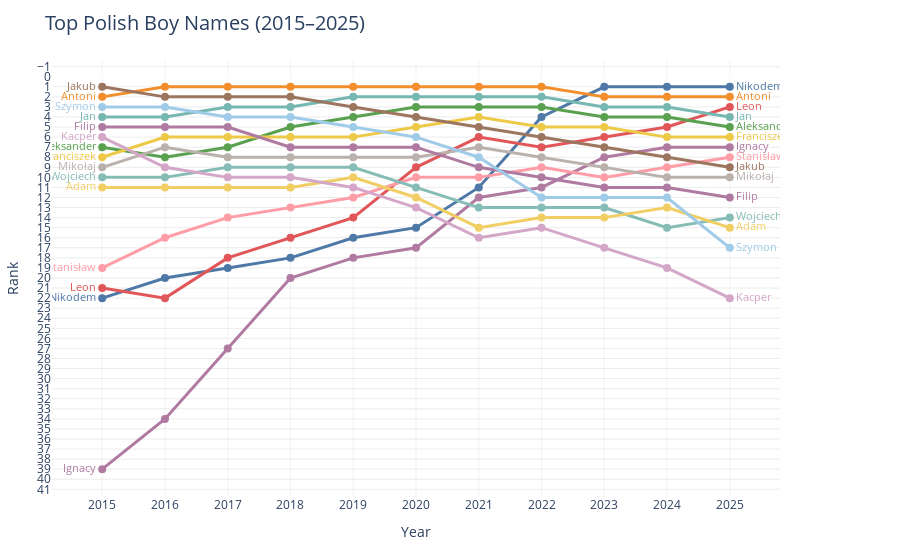
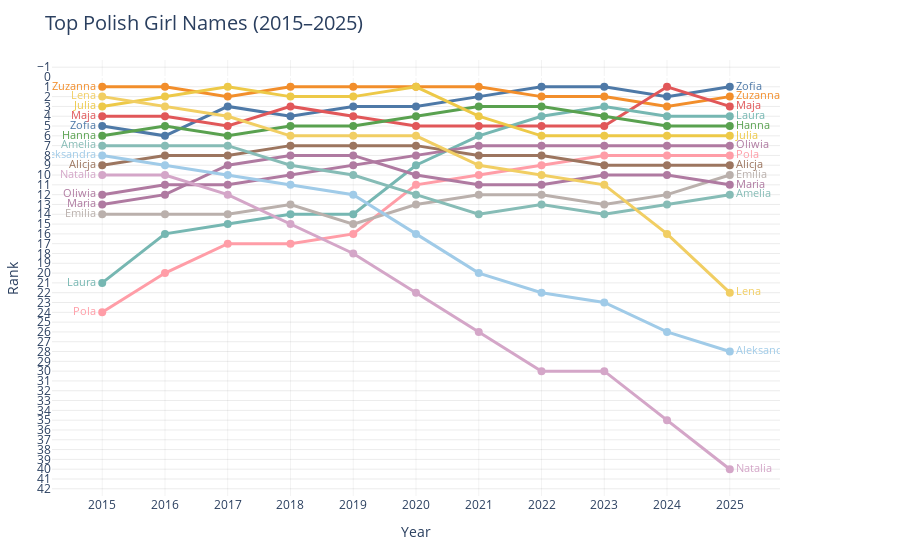

Notebook source saved alongside these figures, in order:
### Code cell
COLORS = [
    "#4e79a7", "#f28e2b", "#e15759", "#76b7b2", "#59a14f",
    "#edc948", "#b07aa1", "#ff9da7", "#9c755f", "#bab0ac",
    "#af7aa1", "#86bcb6", "#f1ce63", "#a0cbe8", "#d4a6c8",
    "#d37295", "#8cd17d", "#b6992d", "#499894", "#fabfd2",
]


def bump_chart(df_bump, sex, title):
    names_df = (
        df_bump.filter(pl.col("sex") == sex)
        .sort("year")
    )
    unique_names = (
        names_df.filter(pl.col("year") == DECADE_END)
        .sort("rank")
        .get_column("name")
        .to_list()
    )
    # Add names that aren't in the final year
    for n in names_df.get_column("name").unique().to_list():
        if n not in unique_names:
            unique_names.append(n)

    fig = go.Figure()

    for i, name in enumerate(unique_names):
        name_data = names_df.filter(pl.col("name") == name).sort("year")
        years = name_data.get_column("year").to_list()
        ranks = name_data.get_column("rank").to_list()
        counts = name_data.get_column("count").to_list()
        color = COLORS[i % len(COLORS)]

        fig.add_trace(go.Scatter(
            x=years, y=ranks,
            mode="lines+markers+text",
            name=name.title(),
            line=dict(color=color, width=3),
            marker=dict(size=8, color=color),
            text=[name.title() if yr in (DECADE_START, DECADE_END) else "" for yr in years],
            textposition=["middle left" if yr == DECADE_START else "middle right" for yr in years],
            textfont=dict(size=11, color=color),
            hovertemplate=f"<b>{name.title()}</b><br>Year: %{{x}}<br>Rank: %{{y}}<br>Count: %{{customdata}}<extra></extra>",
            customdata=counts,
        ))

    fig.update_layout(
        title=dict(text=title, font=dict(size=20)),
        xaxis=dict(
            title="Year", dtick=1, range=[DECADE_START - 0.8, DECADE_END + 0.8],
            gridcolor="rgba(0,0,0,0.05)",
        ),
        yaxis=dict(
            title="Rank", autorange="reversed", dtick=1,
            range=[0.3, TOP_N + 0.7],
            gridcolor="rgba(0,0,0,0.08)",
        ),
        showlegend=False,
        plot_bgcolor="white",
        height=550, width=900,
        margin=dict(l=50, r=120, t=60, b=50),
    )
    return fig


os.makedirs(REPORTS_DIR, exist_ok=True)

fig_male = bump_chart(df_bump, "MALE", "Top Polish Boy Names (2015–2025)")
fig_male.write_html(f"{REPORTS_DIR}/bump_chart_male.html")
fig_male.show()

fig_female = bump_chart(df_bump, "FEMALE", "Top Polish Girl Names (2015–2025)")
fig_female.write_html(f"{REPORTS_DIR}/bump_chart_female.html")
fig_female.show()

print(f"Saved bump charts to {REPORTS_DIR}/")

### Figure 1 — Plotly figure (JSON) as saved in the notebook; plotly's stock layout.template omitted (floating-point values rounded to 4 significant figures)
{"data": [{"customdata": [2990, 3328, 3536, 3575, 3932, 4171, 4596, 6155, 6532, 6388, 5772], "hovertemplate": "<b>Nikodem</b><br>Year: %{x}<br>Rank: %{y}<br>Count: %{customdata}<extra></extra>", "line": {"color": "#4e79a7", "width": 3}, "marker": {"color": "#4e79a7", "size": 8}, "mode": "lines+markers+text", "name": "Nikodem", "text": ["Nikodem", "", "", "", "", "", "", "", "", "", "Nikodem"], "textfont": {"color": "#4e79a7", "size": 11}, "textposition": ["middle left", "middle right", "middle right", "middle right", "middle right", "middle right", "middle right", "middle right", "middle right", "middle right", "middle right"], "type": "scatter", "x": [2015, 2016, 2017, 2018, 2019, 2020, 2021, 2022, 2023, 2024, 2025], "y": [22, 20, 19, 18, 16, 15, 11, 4, 1, 1, 1]}, {"customdata": [8332, 9518, 9989, 9329, 8550, 8368, 7821, 6670, 5663, 5404, 5253], "hovertemplate": "<b>Antoni</b><br>Year: %{x}<br>Rank: %{y}<br>Count: %{customdata}<extra></extra>", "line": {"color": "#f28e2b", "width": 3}, "marker": {"color": "#f28e2b", "size": 8}, "mode": "lines+markers+text", "name": "Antoni", "text": ["Antoni", "", "", "", "", "", "", "", "", "", "Antoni"], "textfont": {"color": "#f28e2b", "size": 11}, "textposition": ["middle left", "middle right", "middle right", "middle right", "middle right", "middle right", "middle right", "middle right", "middle right", "middle right", "middle right"], "type": "scatter", "x": [2015, 2016, 2017, 2018, 2019, 2020, 2021, 2022, 2023, 2024, 2025], "y": [2, 1, 1, 1, 1, 1, 1, 1, 2, 2, 2]}, {"customdata": [3033, 3183, 3635, 3885, 4345, 5018, 5296, 5091, 4916, 4669, 5079], "hovertemplate": "<b>Leon</b><br>Year: %{x}<br>Rank: %{y}<br>Count: %{customdata}<extra></extra>", "line": {"color": "#e15759", "width": 3}, "marker": {"color": "#e15759", "size": 8}, "mode": "lines+markers+text", "name": "Leon", "text": ["Leon", "", "", "", "", "", "", "", "", "", "Leon"], "textfont": {"color": "#e15759", "size": 11}, "textposition": ["middle left", "middle right", "middle right", "middle right", "middle right", "middle right", "middle right", "middle right", "middle right", "middle right", "middle right"], "type": "scatter", "x": [2015, 2016, 2017, 2018, 2019, 2020, 2021, 2022, 2023, 2024, 2025], "y": [21, 22, 18, 16, 14, 9, 6, 7, 6, 5, 3]}, {"customdata": [7607, 7865, 8712, 8457, 8032, 7658, 6975, 6341, 5638, 5277, 5054], "hovertemplate": "<b>Jan</b><br>Year: %{x}<br>Rank: %{y}<br>Count: %{customdata}<extra></extra>", "line": {"color": "#76b7b2", "width": 3}, "marker": {"color": "#76b7b2", "size": 8}, "mode": "lines+markers+text", "name": "Jan", "text": ["Jan", "", "", "", "", "", "", "", "", "", "Jan"], "textfont": {"color": "#76b7b2", "size": 11}, "textposition": ["middle left", "middle right", "middle right", "middle right", "middle right", "middle right", "middle right", "middle right", "middle right", "middle right", "middle right"], "type": "scatter", "x": [2015, 2016, 2017, 2018, 2019, 2020, 2021, 2022, 2023, 2024, 2025], "y": [4, 4, 3, 3, 2, 2, 2, 2, 3, 3, 4]}, {"customdata": [5800, 6451, 6968, 7324, 7432, 7165, 6919, 6201, 5625, 5170, 4687], "hovertemplate": "<b>Aleksander</b><br>Year: %{x}<br>Rank: %{y}<br>Count: %{customdata}<extra></extra>", "line": {"color": "#59a14f", "width": 3}, "marker": {"color": "#59a14f", "size": 8}, "mode": "lines+markers+text", "name": "Aleksander", "text": ["Aleksander", "", "", "", "", "", "", "", "", "", "Aleksander"], "textfont": {"color": "#59a14f", "size": 11}, "textposition": ["middle left", "middle right", "middle right", "middle right", "middle right", "middle right", "middle right", "middle right", "middle right", "middle right", "middle right"], "type": "scatter", "x": [2015, 2016, 2017, 2018, 2019, 2020, 2021, 2022, 2023, 2024, 2025], "y": [7, 8, 7, 5, 4, 3, 3, 3, 4, 4, 5]}, {"customdata": [5765, 6699, 7065, 7094, 6805, 7124, 6629, 5696, 4965, 4574, 4548], "hovertemplate": "<b>Franciszek</b><br>Year: %{x}<br>Rank: %{y}<br>Count: %{customdata}<extra></extra>", "line": {"color": "#edc948", "width": 3}, "marker": {"color": "#edc948", "size": 8}, "mode": "lines+markers+text", "name": "Franciszek", "text": ["Franciszek", "", "", "", "", "", "", "", "", "", "Franciszek"], "textfont": {"color": "#edc948", "size": 11}, "textposition": ["middle left", "middle right", "middle right", "middle right", "middle right", "middle right", "middle right", "middle right", "middle right", "middle right", "middle right"], "type": "scatter", "x": [2015, 2016, 2017, 2018, 2019, 2020, 2021, 2022, 2023, 2024, 2025], "y": [8, 6, 6, 6, 6, 5, 4, 5, 5, 6, 6]}, {"customdata": [1819, 2257, 2882, 3345, 3613, 3867, 4372, 4086, 4166, 4229, 4222], "hovertemplate": "<b>Ignacy</b><br>Year: %{x}<br>Rank: %{y}<br>Count: %{customdata}<extra></extra>", "line": {"color": "#b07aa1", "width": 3}, "marker": {"color": "#b07aa1", "size": 8}, "mode": "lines+markers+text", "name": "Ignacy", "text": ["Ignacy", "", "", "", "", "", "", "", "", "", "Ignacy"], "textfont": {"color": "#b07aa1", "size": 11}, "textposition": ["middle left", "middle right", "middle right", "middle right", "middle right", "middle right", "middle right", "middle right", "middle right", "middle right", "middle right"], "type": "scatter", "x": [2015, 2016, 2017, 2018, 2019, 2020, 2021, 2022, 2023, 2024, 2025], "y": [39, 34, 27, 20, 18, 17, 12, 11, 8, 7, 7]}, {"customdata": [3249, 3804, 4319, 4649, 4812, 4963, 4679, 4265, 3874, 3715, 3554], "hovertemplate": "<b>Stanisław</b><br>Year: %{x}<br>Rank: %{y}<br>Count: %{customdata}<extra></extra>", "line": {"color": "#ff9da7", "width": 3}, "marker": {"color": "#ff9da7", "size": 8}, "mode": "lines+markers+text", "name": "Stanisław", "text": ["Stanisław", "", "", "", "", "", "", "", "", "", "Stanisław"], "textfont": {"color": "#ff9da7", "size": 11}, "textposition": ["middle left", "middle right", "middle right", "middle right", "middle right", "middle right", "middle right", "middle right", "middle right", "middle right", "middle right"], "type": "scatter", "x": [2015, 2016, 2017, 2018, 2019, 2020, 2021, 2022, 2023, 2024, 2025], "y": [19, 16, 14, 13, 12, 10, 10, 9, 10, 9, 8]}, {"customdata": [9204, 9307, 9316, 8908, 7966, 7162, 6427, 5535, 4474, 3938, 3386], "hovertemplate": "<b>Jakub</b><br>Year: %{x}<br>Rank: %{y}<br>Count: %{customdata}<extra></extra>", "line": {"color": "#9c755f", "width": 3}, "marker": {"color": "#9c755f", "size": 8}, "mode": "lines+markers+text", "name": "Jakub", "text": ["Jakub", "", "", "", "", "", "", "", "", "", "Jakub"], "textfont": {"color": "#9c755f", "size": 11}, "textposition": ["middle left", "middle right", "middle right", "middle right", "middle right", "middle right", "middle right", "middle right", "middle right", "middle right", "middle right"], "type": "scatter", "x": [2015, 2016, 2017, 2018, 2019, 2020, 2021, 2022, 2023, 2024, 2025], "y": [1, 2, 2, 2, 3, 4, 5, 6, 7, 8, 9]}, {"customdata": [5655, 6530, 6576, 6008, 5786, 5368, 5205, 4499, 4081, 3644, 3215], "hovertemplate": "<b>Mikołaj</b><br>Year: %{x}<br>Rank: %{y}<br>Count: %{customdata}<extra></extra>", "line": {"color": "#bab0ac", "width": 3}, "marker": {"color": "#bab0ac", "size": 8}, "mode": "lines+markers+text", "name": "Mikołaj", "text": ["Mikołaj", "", "", "", "", "", "", "", "", "", "Mikołaj"], "textfont": {"color": "#bab0ac", "size": 11}, "textposition": ["middle left", "middle right", "middle right", "middle right", "middle right", "middle right", "middle right", "middle right", "middle right", "middle right", "middle right"], "type": "scatter", "x": [2015, 2016, 2017, 2018, 2019, 2020, 2021, 2022, 2023, 2024, 2025], "y": [9, 7, 8, 8, 8, 8, 7, 8, 9, 10, 10]}, {"customdata": [7235, 7046, 7150, 6407, 6169, 5474, 4884, 4107, 3506, 3097, 2663], "hovertemplate": "<b>Filip</b><br>Year: %{x}<br>Rank: %{y}<br>Count: %{customdata}<extra></extra>", "line": {"color": "#af7aa1", "width": 3}, "marker": {"color": "#af7aa1", "size": 8}, "mode": "lines+markers+text", "name": "Filip", "text": ["Filip", "", "", "", "", "", "", "", "", "", "Filip"], "textfont": {"color": "#af7aa1", "size": 11}, "textposition": ["middle left", "middle right", "middle right", "middle right", "middle right", "middle right", "middle right", "middle right", "middle right", "middle right", "middle right"], "type": "scatter", "x": [2015, 2016, 2017, 2018, 2019, 2020, 2021, 2022, 2023, 2024, 2025], "y": [5, 5, 5, 7, 7, 7, 9, 10, 11, 11, 12]}, {"customdata": [5566, 6000, 6346, 5862, 5468, 4687, 4156, 3539, 3078, 2552, 2366], "hovertemplate": "<b>Wojciech</b><br>Year: %{x}<br>Rank: %{y}<br>Count: %{customdata}<extra></extra>", "line": {"color": "#86bcb6", "width": 3}, "marker": {"color": "#86bcb6", "size": 8}, "mode": "lines+markers+text", "name": "Wojciech", "text": ["Wojciech", "", "", "", "", "", "", "", "", "", "Wojciech"], "textfont": {"color": "#86bcb6", "size": 11}, "textposition": ["middle left", "middle right", "middle right", "middle right", "middle right", "middle right", "middle right", "middle right", "middle right", "middle right", "middle right"], "type": "scatter", "x": [2015, 2016, 2017, 2018, 2019, 2020, 2021, 2022, 2023, 2024, 2025], "y": [10, 10, 9, 9, 9, 11, 13, 13, 13, 15, 14]}, {"customdata": [5405, 5445, 5476, 5168, 4899, 4469, 3781, 3348, 2889, 2628, 2326], "hovertemplate": "<b>Adam</b><br>Year: %{x}<br>Rank: %{y}<br>Count: %{customdata}<extra></extra>", "line": {"color": "#f1ce63", "width": 3}, "marker": {"color": "#f1ce63", "size": 8}, "mode": "lines+markers+text", "name": "Adam", "text": ["Adam", "", "", "", "", "", "", "", "", "", "Adam"], "textfont": {"color": "#f1ce63", "size": 11}, "textposition": ["middle left", "middle right", "middle right", "middle right", "middle right", "middle right", "middle right", "middle right", "middle right", "middle right", "middle right"], "type": "scatter", "x": [2015, 2016, 2017, 2018, 2019, 2020, 2021, 2022, 2023, 2024, 2025], "y": [11, 11, 11, 11, 10, 12, 15, 14, 14, 13, 15]}, {"customdata": [7777, 8461, 8240, 8234, 7177, 6083, 4962, 4069, 3269, 2722, 2145], "hovertemplate": "<b>Szymon</b><br>Year: %{x}<br>Rank: %{y}<br>Count: %{customdata}<extra></extra>", "line": {"color": "#a0cbe8", "width": 3}, "marker": {"color": "#a0cbe8", "size": 8}, "mode": "lines+markers+text", "name": "Szymon", "text": ["Szymon", "", "", "", "", "", "", "", "", "", "Szymon"], "textfont": {"color": "#a0cbe8", "size": 11}, "textposition": ["middle left", "middle right", "middle right", "middle right", "middle right", "middle right", "middle right", "middle right", "middle right", "middle right", "middle right"], "type": "scatter", "x": [2015, 2016, 2017, 2018, 2019, 2020, 2021, 2022, 2023, 2024, 2025], "y": [3, 3, 4, 4, 5, 6, 8, 12, 12, 12, 17]}, {"customdata": [6867, 6282, 6049, 5437, 4889, 4286, 3723, 3251, 2684, 2199, 1885], "hovertemplate": "<b>Kacper</b><br>Year: %{x}<br>Rank: %{y}<br>Count: %{customdata}<extra></extra>", "line": {"color": "#d4a6c8", "width": 3}, "marker": {"color": "#d4a6c8", "size": 8}, "mode": "lines+markers+text", "name": "Kacper", "text": ["Kacper", "", "", "", "", "", "", "", "", "", "Kacper"], "textfont": {"color": "#d4a6c8", "size": 11}, "textposition": ["middle left", "middle right", "middle right", "middle right", "middle right", "middle right", "middle right", "middle right", "middle right", "middle right", "middle right"], "type": "scatter", "x": [2015, 2016, 2017, 2018, 2019, 2020, 2021, 2022, 2023, 2024, 2025], "y": [6, 9, 10, 10, 11, 13, 16, 15, 17, 19, 22]}], "layout": {"height": 550, "margin": {"b": 50, "l": 50, "r": 120, "t": 60}, "plot_bgcolor": "white", "showlegend": false, "title": {"font": {"size": 20}, "text": "Top Polish Boy Names (2015–2025)"}, "width": 900, "xaxis": {"dtick": 1, "gridcolor": "rgba(0,0,0,0.05)", "range": [2014.0, 2026.0], "title": {"text": "Year"}}, "yaxis": {"autorange": "reversed", "dtick": 1, "gridcolor": "rgba(0,0,0,0.08)", "range": [0.3, 10.7], "title": {"text": "Rank"}}}}

### Figure 2 — Plotly figure (JSON) as saved in the notebook; plotly's stock layout.template omitted (floating-point values rounded to 4 significant figures)
{"data": [{"customdata": [7652, 7967, 8585, 7928, 7737, 7073, 6325, 5714, 4968, 4470, 4415], "hovertemplate": "<b>Zofia</b><br>Year: %{x}<br>Rank: %{y}<br>Count: %{customdata}<extra></extra>", "line": {"color": "#4e79a7", "width": 3}, "marker": {"color": "#4e79a7", "size": 8}, "mode": "lines+markers+text", "name": "Zofia", "text": ["Zofia", "", "", "", "", "", "", "", "", "", "Zofia"], "textfont": {"color": "#4e79a7", "size": 11}, "textposition": ["middle left", "middle right", "middle right", "middle right", "middle right", "middle right", "middle right", "middle right", "middle right", "middle right", "middle right"], "type": "scatter", "x": [2015, 2016, 2017, 2018, 2019, 2020, 2021, 2022, 2023, 2024, 2025], "y": [5, 6, 3, 4, 3, 3, 2, 1, 1, 2, 1]}, {"customdata": [9568, 9179, 9375, 8866, 8456, 7351, 6562, 5558, 4800, 4144, 3881], "hovertemplate": "<b>Zuzanna</b><br>Year: %{x}<br>Rank: %{y}<br>Count: %{customdata}<extra></extra>", "line": {"color": "#f28e2b", "width": 3}, "marker": {"color": "#f28e2b", "size": 8}, "mode": "lines+markers+text", "name": "Zuzanna", "text": ["Zuzanna", "", "", "", "", "", "", "", "", "", "Zuzanna"], "textfont": {"color": "#f28e2b", "size": 11}, "textposition": ["middle left", "middle right", "middle right", "middle right", "middle right", "middle right", "middle right", "middle right", "middle right", "middle right", "middle right"], "type": "scatter", "x": [2015, 2016, 2017, 2018, 2019, 2020, 2021, 2022, 2023, 2024, 2025], "y": [1, 1, 2, 1, 1, 1, 1, 2, 2, 3, 2]}, {"customdata": [8538, 8720, 8291, 8033, 7435, 6508, 5585, 4979, 4461, 4640, 3873], "hovertemplate": "<b>Maja</b><br>Year: %{x}<br>Rank: %{y}<br>Count: %{customdata}<extra></extra>", "line": {"color": "#e15759", "width": 3}, "marker": {"color": "#e15759", "size": 8}, "mode": "lines+markers+text", "name": "Maja", "text": ["Maja", "", "", "", "", "", "", "", "", "", "Maja"], "textfont": {"color": "#e15759", "size": 11}, "textposition": ["middle left", "middle right", "middle right", "middle right", "middle right", "middle right", "middle right", "middle right", "middle right", "middle right", "middle right"], "type": "scatter", "x": [2015, 2016, 2017, 2018, 2019, 2020, 2021, 2022, 2023, 2024, 2025], "y": [4, 4, 5, 3, 4, 5, 5, 5, 5, 1, 3]}, {"customdata": [2965, 3483, 4140, 3928, 3938, 4954, 5569, 5095, 4602, 4036, 3821], "hovertemplate": "<b>Laura</b><br>Year: %{x}<br>Rank: %{y}<br>Count: %{customdata}<extra></extra>", "line": {"color": "#76b7b2", "width": 3}, "marker": {"color": "#76b7b2", "size": 8}, "mode": "lines+markers+text", "name": "Laura", "text": ["Laura", "", "", "", "", "", "", "", "", "", "Laura"], "textfont": {"color": "#76b7b2", "size": 11}, "textposition": ["middle left", "middle right", "middle right", "middle right", "middle right", "middle right", "middle right", "middle right", "middle right", "middle right", "middle right"], "type": "scatter", "x": [2015, 2016, 2017, 2018, 2019, 2020, 2021, 2022, 2023, 2024, 2025], "y": [21, 16, 15, 14, 14, 9, 6, 4, 3, 4, 4]}, {"customdata": [7307, 8272, 8126, 7723, 7382, 6658, 6065, 5261, 4565, 3916, 3452], "hovertemplate": "<b>Hanna</b><br>Year: %{x}<br>Rank: %{y}<br>Count: %{customdata}<extra></extra>", "line": {"color": "#59a14f", "width": 3}, "marker": {"color": "#59a14f", "size": 8}, "mode": "lines+markers+text", "name": "Hanna", "text": ["Hanna", "", "", "", "", "", "", "", "", "", "Hanna"], "textfont": {"color": "#59a14f", "size": 11}, "textposition": ["middle left", "middle right", "middle right", "middle right", "middle right", "middle right", "middle right", "middle right", "middle right", "middle right", "middle right"], "type": "scatter", "x": [2015, 2016, 2017, 2018, 2019, 2020, 2021, 2022, 2023, 2024, 2025], "y": [6, 5, 6, 5, 5, 4, 3, 3, 4, 5, 5]}, {"customdata": [9207, 9127, 9692, 8468, 8189, 7351, 5954, 4936, 4254, 3482, 3207], "hovertemplate": "<b>Julia</b><br>Year: %{x}<br>Rank: %{y}<br>Count: %{customdata}<extra></extra>", "line": {"color": "#edc948", "width": 3}, "marker": {"color": "#edc948", "size": 8}, "mode": "lines+markers+text", "name": "Julia", "text": ["Julia", "", "", "", "", "", "", "", "", "", "Julia"], "textfont": {"color": "#edc948", "size": 11}, "textposition": ["middle left", "middle right", "middle right", "middle right", "middle right", "middle right", "middle right", "middle right", "middle right", "middle right", "middle right"], "type": "scatter", "x": [2015, 2016, 2017, 2018, 2019, 2020, 2021, 2022, 2023, 2024, 2025], "y": [3, 2, 1, 2, 2, 1, 4, 6, 6, 6, 6]}, {"customdata": [4895, 4980, 5262, 5058, 4858, 4979, 4770, 4440, 3846, 3420, 3067], "hovertemplate": "<b>Oliwia</b><br>Year: %{x}<br>Rank: %{y}<br>Count: %{customdata}<extra></extra>", "line": {"color": "#b07aa1", "width": 3}, "marker": {"color": "#b07aa1", "size": 8}, "mode": "lines+markers+text", "name": "Oliwia", "text": ["Oliwia", "", "", "", "", "", "", "", "", "", "Oliwia"], "textfont": {"color": "#b07aa1", "size": 11}, "textposition": ["middle left", "middle right", "middle right", "middle right", "middle right", "middle right", "middle right", "middle right", "middle right", "middle right", "middle right"], "type": "scatter", "x": [2015, 2016, 2017, 2018, 2019, 2020, 2021, 2022, 2023, 2024, 2025], "y": [12, 11, 11, 10, 9, 8, 7, 7, 7, 7, 7]}, {"customdata": [2655, 3203, 3349, 3565, 3657, 4060, 4483, 4087, 3692, 3166, 2812], "hovertemplate": "<b>Pola</b><br>Year: %{x}<br>Rank: %{y}<br>Count: %{customdata}<extra></extra>", "line": {"color": "#ff9da7", "width": 3}, "marker": {"color": "#ff9da7", "size": 8}, "mode": "lines+markers+text", "name": "Pola", "text": ["Pola", "", "", "", "", "", "", "", "", "", "Pola"], "textfont": {"color": "#ff9da7", "size": 11}, "textposition": ["middle left", "middle right", "middle right", "middle right", "middle right", "middle right", "middle right", "middle right", "middle right", "middle right", "middle right"], "type": "scatter", "x": [2015, 2016, 2017, 2018, 2019, 2020, 2021, 2022, 2023, 2024, 2025], "y": [24, 20, 17, 17, 16, 11, 10, 9, 8, 8, 8]}, {"customdata": [5759, 5900, 6156, 5759, 5229, 5139, 4767, 4261, 3593, 3131, 2788], "hovertemplate": "<b>Alicja</b><br>Year: %{x}<br>Rank: %{y}<br>Count: %{customdata}<extra></extra>", "line": {"color": "#9c755f", "width": 3}, "marker": {"color": "#9c755f", "size": 8}, "mode": "lines+markers+text", "name": "Alicja", "text": ["Alicja", "", "", "", "", "", "", "", "", "", "Alicja"], "textfont": {"color": "#9c755f", "size": 11}, "textposition": ["middle left", "middle right", "middle right", "middle right", "middle right", "middle right", "middle right", "middle right", "middle right", "middle right", "middle right"], "type": "scatter", "x": [2015, 2016, 2017, 2018, 2019, 2020, 2021, 2022, 2023, 2024, 2025], "y": [9, 8, 8, 7, 7, 7, 8, 8, 9, 9, 9]}, {"customdata": [4074, 4384, 4473, 3995, 3871, 3898, 3570, 3188, 2785, 2563, 2556], "hovertemplate": "<b>Emilia</b><br>Year: %{x}<br>Rank: %{y}<br>Count: %{customdata}<extra></extra>", "line": {"color": "#bab0ac", "width": 3}, "marker": {"color": "#bab0ac", "size": 8}, "mode": "lines+markers+text", "name": "Emilia", "text": ["Emilia", "", "", "", "", "", "", "", "", "", "Emilia"], "textfont": {"color": "#bab0ac", "size": 11}, "textposition": ["middle left", "middle right", "middle right", "middle right", "middle right", "middle right", "middle right", "middle right", "middle right", "middle right", "middle right"], "type": "scatter", "x": [2015, 2016, 2017, 2018, 2019, 2020, 2021, 2022, 2023, 2024, 2025], "y": [14, 14, 14, 13, 15, 13, 12, 12, 13, 12, 10]}, {"customdata": [4154, 4627, 5521, 5442, 5139, 4650, 4206, 3732, 3137, 2698, 2536], "hovertemplate": "<b>Maria</b><br>Year: %{x}<br>Rank: %{y}<br>Count: %{customdata}<extra></extra>", "line": {"color": "#af7aa1", "width": 3}, "marker": {"color": "#af7aa1", "size": 8}, "mode": "lines+markers+text", "name": "Maria", "text": ["Maria", "", "", "", "", "", "", "", "", "", "Maria"], "textfont": {"color": "#af7aa1", "size": 11}, "textposition": ["middle left", "middle right", "middle right", "middle right", "middle right", "middle right", "middle right", "middle right", "middle right", "middle right", "middle right"], "type": "scatter", "x": [2015, 2016, 2017, 2018, 2019, 2020, 2021, 2022, 2023, 2024, 2025], "y": [13, 12, 9, 8, 8, 10, 11, 11, 10, 10, 11]}, {"customdata": [7032, 7005, 6551, 5310, 4732, 3996, 3425, 3143, 2759, 2550, 2523], "hovertemplate": "<b>Amelia</b><br>Year: %{x}<br>Rank: %{y}<br>Count: %{customdata}<extra></extra>", "line": {"color": "#86bcb6", "width": 3}, "marker": {"color": "#86bcb6", "size": 8}, "mode": "lines+markers+text", "name": "Amelia", "text": ["Amelia", "", "", "", "", "", "", "", "", "", "Amelia"], "textfont": {"color": "#86bcb6", "size": 11}, "textposition": ["middle left", "middle right", "middle right", "middle right", "middle right", "middle right", "middle right", "middle right", "middle right", "middle right", "middle right"], "type": "scatter", "x": [2015, 2016, 2017, 2018, 2019, 2020, 2021, 2022, 2023, 2024, 2025], "y": [7, 7, 7, 9, 10, 12, 14, 13, 14, 13, 12]}, {"customdata": [9291, 8768, 8538, 7650, 6815, 5446, 4599, 3811, 2966, 2366, 1845], "hovertemplate": "<b>Lena</b><br>Year: %{x}<br>Rank: %{y}<br>Count: %{customdata}<extra></extra>", "line": {"color": "#f1ce63", "width": 3}, "marker": {"color": "#f1ce63", "size": 8}, "mode": "lines+markers+text", "name": "Lena", "text": ["Lena", "", "", "", "", "", "", "", "", "", "Lena"], "textfont": {"color": "#f1ce63", "size": 11}, "textposition": ["middle left", "middle right", "middle right", "middle right", "middle right", "middle right", "middle right", "middle right", "middle right", "middle right", "middle right"], "type": "scatter", "x": [2015, 2016, 2017, 2018, 2019, 2020, 2021, 2022, 2023, 2024, 2025], "y": [2, 3, 4, 6, 6, 6, 9, 10, 11, 16, 22]}, {"customdata": [5807, 5528, 5423, 4428, 4025, 3444, 2846, 2370, 1878, 1522, 1308], "hovertemplate": "<b>Aleksandra</b><br>Year: %{x}<br>Rank: %{y}<br>Count: %{customdata}<extra></extra>", "line": {"color": "#a0cbe8", "width": 3}, "marker": {"color": "#a0cbe8", "size": 8}, "mode": "lines+markers+text", "name": "Aleksandra", "text": ["Aleksandra", "", "", "", "", "", "", "", "", "", "Aleksandra"], "textfont": {"color": "#a0cbe8", "size": 11}, "textposition": ["middle left", "middle right", "middle right", "middle right", "middle right", "middle right", "middle right", "middle right", "middle right", "middle right", "middle right"], "type": "scatter", "x": [2015, 2016, 2017, 2018, 2019, 2020, 2021, 2022, 2023, 2024, 2025], "y": [8, 9, 10, 11, 12, 16, 20, 22, 23, 26, 28]}, {"customdata": [5095, 5023, 4825, 3920, 3277, 2653, 2228, 1734, 1441, 1110, 892], "hovertemplate": "<b>Natalia</b><br>Year: %{x}<br>Rank: %{y}<br>Count: %{customdata}<extra></extra>", "line": {"color": "#d4a6c8", "width": 3}, "marker": {"color": "#d4a6c8", "size": 8}, "mode": "lines+markers+text", "name": "Natalia", "text": ["Natalia", "", "", "", "", "", "", "", "", "", "Natalia"], "textfont": {"color": "#d4a6c8", "size": 11}, "textposition": ["middle left", "middle right", "middle right", "middle right", "middle right", "middle right", "middle right", "middle right", "middle right", "middle right", "middle right"], "type": "scatter", "x": [2015, 2016, 2017, 2018, 2019, 2020, 2021, 2022, 2023, 2024, 2025], "y": [10, 10, 12, 15, 18, 22, 26, 30, 30, 35, 40]}], "layout": {"height": 550, "margin": {"b": 50, "l": 50, "r": 120, "t": 60}, "plot_bgcolor": "white", "showlegend": false, "title": {"font": {"size": 20}, "text": "Top Polish Girl Names (2015–2025)"}, "width": 900, "xaxis": {"dtick": 1, "gridcolor": "rgba(0,0,0,0.05)", "range": [2014.0, 2026.0], "title": {"text": "Year"}}, "yaxis": {"autorange": "reversed", "dtick": 1, "gridcolor": "rgba(0,0,0,0.08)", "range": [0.3, 10.7], "title": {"text": "Rank"}}}}
